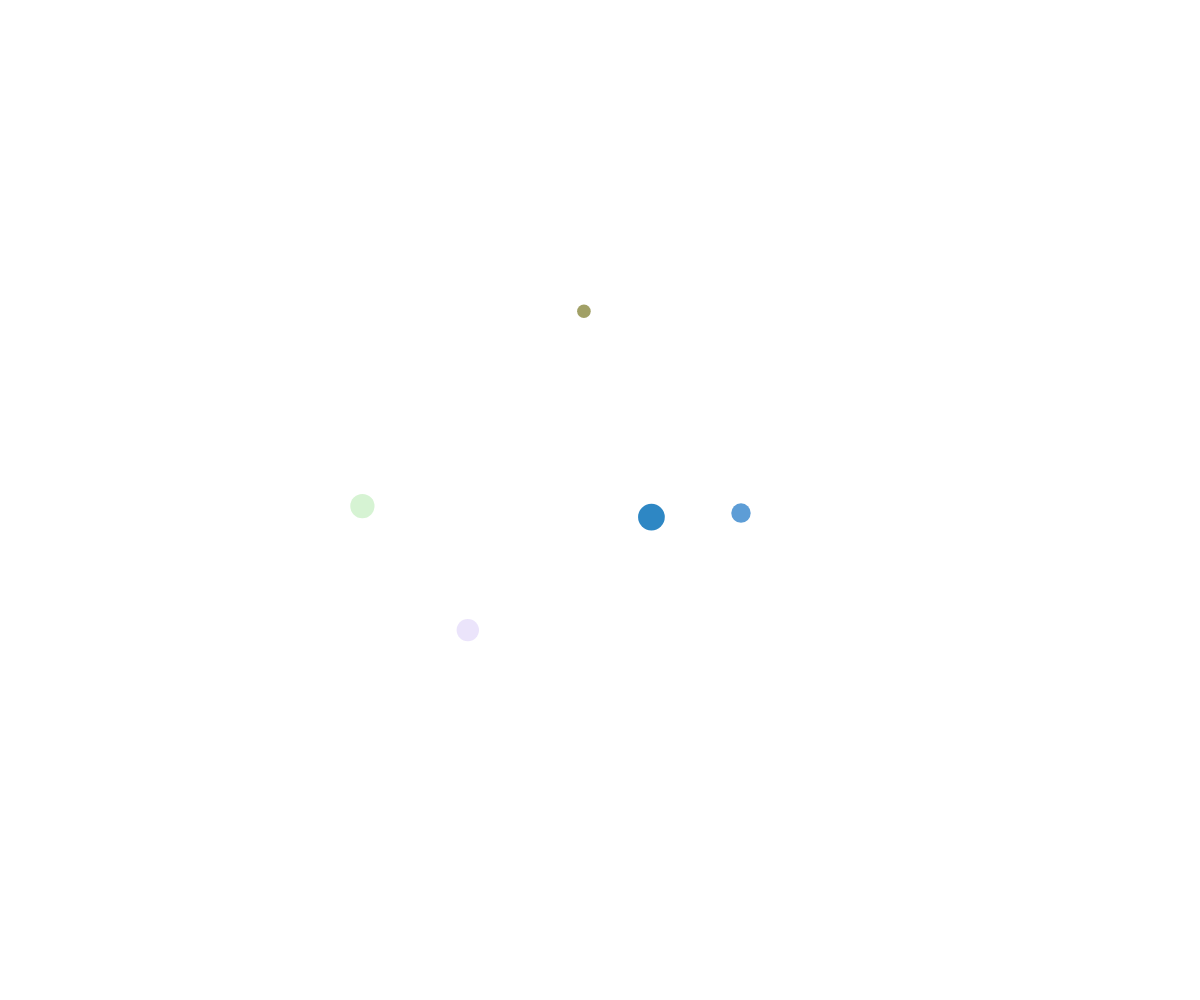
Frame 1 (no input)
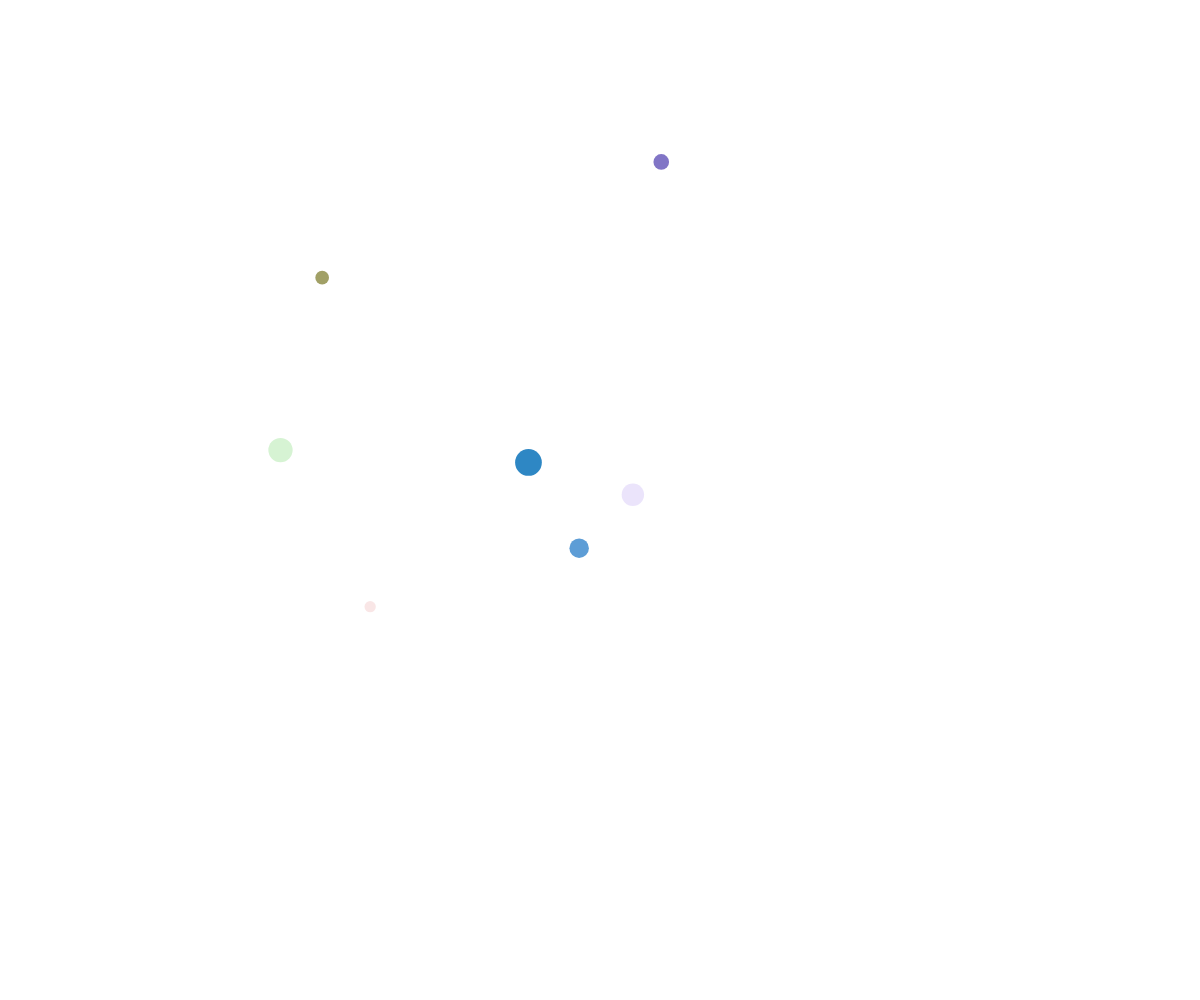
Frame 60 (no input)
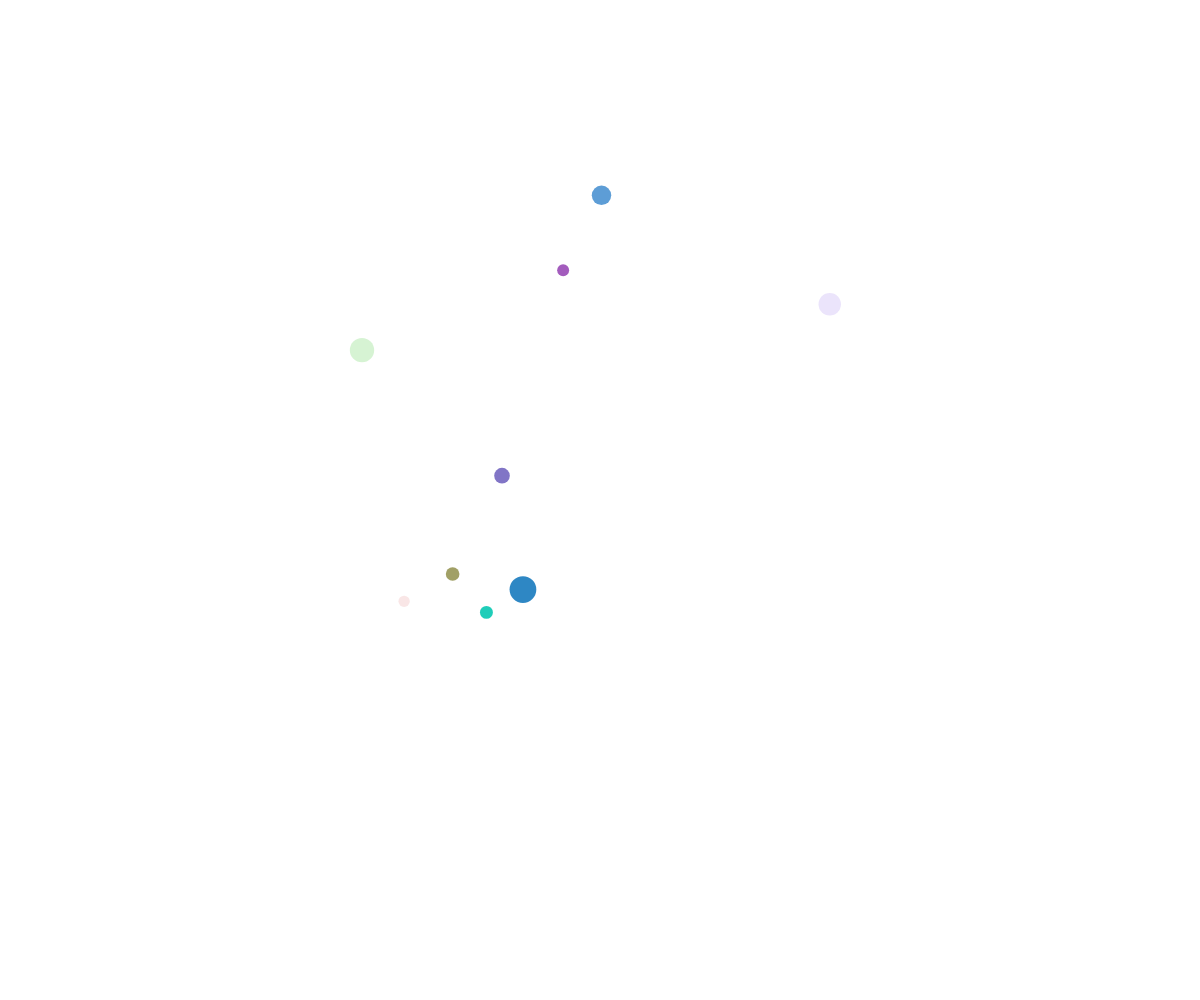
Frame 120 (the mouse pressed at the canvas centre since frame 60)

The p5.js sketch that drew these frames (run headless with seeded random() and noise() and a simulated clock; from frame 60 on, the mouse is pressed at the canvas centre):

// p5.js sketch
// ── sketch.js
// Bubble Movement Demo
// Object Notation and Arrays Demo
// March 25, 2024

let theBubbles = [];

function setup() {
  createCanvas(windowWidth, windowHeight);
  noStroke();

  for (let i = 0; i < 5; i++) {
    spawnBubble();
  }

  //spawn a new bubble every half second
  window.setInterval(spawnBubble, 500);
}

function draw() {
  background("white");

  // moveBubblesRandomly();
  moveBubblesWithNoise();
  displayBubbles();
}

function moveBubblesWithNoise() {
  for (let bubble of theBubbles) {
    //figure out where to be
    let x = noise(bubble.timeX) * width;
    let y = noise(bubble.timeY) * height;

    //set the bubble objects location
    bubble.x = x;
    bubble.y = y;

    //increment timeX and timeY
    bubble.timeX += bubble.deltaTime;
    bubble.timeY += bubble.deltaTime;
  }
}


function moveBubblesRandomly() {
  for (let bubble of theBubbles) {
    let choice = random(100);
    if (choice < 25) {
      //move up
      bubble.y -= bubble.speed;
    }
    else if (choice < 50) {
      //move down
      bubble.y += bubble.speed;
    }
    else if (choice < 75) {
      //move right
      bubble.x += bubble.speed;
    }
    else {
      //move left
      bubble.x -= bubble.speed;
    }
  }
}

function displayBubbles() {
  for (let bubble of theBubbles) {
    fill(bubble.r, bubble.g, bubble.b, bubble.alpha);
    circle(bubble.x, bubble.y, bubble.size);
  }
}


function spawnBubble() {
  let someBubble = {
    size: random(10, 30),
    x: random(width),
    y: random(height),
    speed: 3,
    r: random(255),
    g: random(255),
    b: random(255),
    alpha: random(255),
    timeX: random(1000000),
    timeY: random(1000000),
    deltaTime: 0.01,
  };
  theBubbles.push(someBubble);
}
